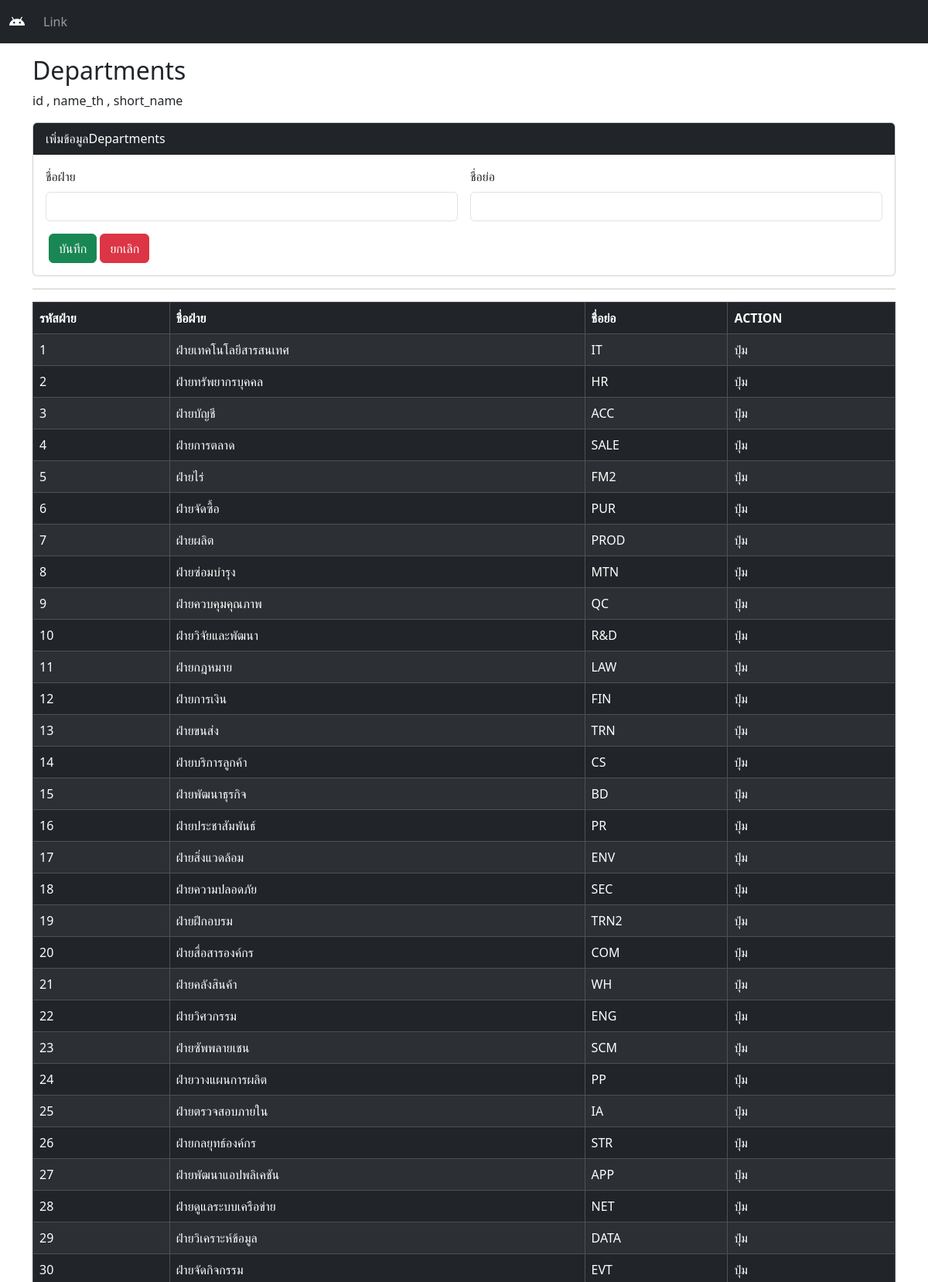
The page /day2/emp/cnn_insert/index.php (upper part) on the database its author committed.
### tables this page shows
CREATE TABLE `departments` (
  `id` int(11) NOT NULL,
  `name_th` varchar(100) NOT NULL,
  `short_name` varchar(20) NOT NULL
);

### day2/emp/cnn_insert/index.php (the view, shortened to what this page needs)
<?php
require 'cnn_db.php';
?>
<!DOCTYPE html>
<html lang="en">
<head>
    <link href="https://cdn.jsdelivr.net/npm/bootstrap@5.3.3/dist/css/bootstrap.min.css" rel="stylesheet">
    <link rel="stylesheet" href="https://cdn.jsdelivr.net/npm/bootstrap-icons@1.11.3/font/bootstrap-icons.css">
</head>
<body>
    <nav class="navbar navbar-expand-sm bg-dark navbar-dark">
        <div class="container-fluid">
            <a class="navbar-brand" href="#"><i class="bi bi-android"></i> </a>
            <div class="collapse navbar-collapse" id="collapsibleNavbar">
                <ul class="navbar-nav">
                    <li class="nav-item">
                        <a class="nav-link" href="#">Link</a>
                    </li>
                </ul>
            </div>
        </div>
    </nav>
    <div class="container mt-3">
        <h2>Departments</h2>
        <p>id , name_th , short_name</p>
        <div class="card">
            <div class="card-header bg-dark text-white">
                เพิ่มข้อมูลDepartments
            </div>
            <div class="card-body">
                <form action="insert_departments.php" method="post" class="row g-3">
                    <div class="col-md-6 mb-3">
                        <label class="form-label">ชื่อฝ่าย</label>
                        <input type="text" name="name_th" id="name_th" class="form-control" required>
                    </div>
                    <div class="col-md-6 mb-3">
                        <label class="form-label">ชื่อย่อ</label>
                        <input type="text" name="short_name" id="short_name" class="form-control">
                    </div>
                    <div class="row">
                        <div class="col-12">
                            <button type="submit" class="btn btn-success">บันทึก</button>
                            <button type="reset" class="btn btn-danger">ยกเลิก</button>
                        </div>
                    </div>
                </form>
            </div>
        </div>
        <hr>
        <table class="table table-dark table-hover table-striped table-bordered">
            <thead>
                <tr>
                    <th>รหัสฝ่าย</th>
                    <th>ชื่อฝ่าย</th>
                    <th>ชื่อย่อ</th>
                    <th>ACTION</th>
                </tr>
            </thead>
            <?php
            $sql = "SELECT * FROM departments";
            $result = mysqli_query($conn, $sql);
            ?>
            <tbody>
                <?php if ($result && mysqli_num_rows($result) > 0): ?>
                    <?php while ($row = mysqli_fetch_assoc($result)): ?>
                        <tr>
                            <td><?= $row['id'] ?></td>
                            <td><?= $row['name_th'] ?></td>
                            <td><?= $row['short_name'] ?></td>
                            <td>ปุ่ม</td>
                        </tr>
                    <?php endwhile; ?>
                <?php else: ?>
                    <tr>
                        <td colspan="3" class="text-center py-4">ยังไม่มีข้อมูล</td>
                    </tr>
                <?php endif; ?>
            </tbody>
        </table>
    </div>
</body>
</html>

### rows shown on the page
departments: id "1", name_th "ฝ่ายเทคโนโลยีสารสนเทศ", short_name "IT"
departments: id "2", name_th "ฝ่ายทรัพยากรบุคคล", short_name "HR"
departments: id "3", name_th "ฝ่ายบัญชี", short_name "ACC"
departments: id "4", name_th "ฝ่ายการตลาด", short_name "SALE"
departments: id "5", name_th "ฝ่ายไร่", short_name "FM2"
departments: id "6", name_th "ฝ่ายจัดซื้อ", short_name "PUR"
departments: id "7", name_th "ฝ่ายผลิต", short_name "PROD"
departments: id "8", name_th "ฝ่ายซ่อมบำรุง", short_name "MTN"
departments: id "9", name_th "ฝ่ายควบคุมคุณภาพ", short_name "QC"
departments: id "10", name_th "ฝ่ายวิจัยและพัฒนา", short_name "R&D"
departments: id "11", name_th "ฝ่ายกฎหมาย", short_name "LAW"
departments: id "12", name_th "ฝ่ายการเงิน", short_name "FIN"
departments: id "13", name_th "ฝ่ายขนส่ง", short_name "TRN"
departments: id "14", name_th "ฝ่ายบริการลูกค้า", short_name "CS"
departments: id "15", name_th "ฝ่ายพัฒนาธุรกิจ", short_name "BD"
departments: id "16", name_th "ฝ่ายประชาสัมพันธ์", short_name "PR"
departments: id "17", name_th "ฝ่ายสิ่งแวดล้อม", short_name "ENV"
departments: id "18", name_th "ฝ่ายความปลอดภัย", short_name "SEC"
departments: id "19", name_th "ฝ่ายฝึกอบรม", short_name "TRN2"
departments: id "20", name_th "ฝ่ายสื่อสารองค์กร", short_name "COM"
departments: id "21", name_th "ฝ่ายคลังสินค้า", short_name "WH"
departments: id "22", name_th "ฝ่ายวิศวกรรม", short_name "ENG"
departments: id "23", name_th "ฝ่ายซัพพลายเชน", short_name "SCM"
departments: id "24", name_th "ฝ่ายวางแผนการผลิต", short_name "PP"
departments: id "25", name_th "ฝ่ายตรวจสอบภายใน", short_name "IA"
departments: id "26", name_th "ฝ่ายกลยุทธ์องค์กร", short_name "STR"
departments: id "27", name_th "ฝ่ายพัฒนาแอปพลิเคชัน", short_name "APP"
departments: id "28", name_th "ฝ่ายดูแลระบบเครือข่าย", short_name "NET"
departments: id "29", name_th "ฝ่ายวิเคราะห์ข้อมูล", short_name "DATA"
departments: id "30", name_th "ฝ่ายจัดกิจกรรม", short_name "EVT"
